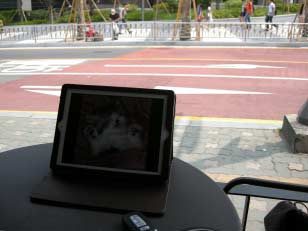
#> input picture images/fig4.png, 308 x 231 px
$ python 'Histogram Stretching.py'
#> lines starting #> are read from the running program, lines starting #| are printed output that depends on the picture
#> further down, image is the input picture: shape (231, 308, 3); mean B, G, R 112.2, 117.2, 125.8
import cv2
import matplotlib.pyplot as plt
import numpy as np


# 阈值计算
def calculate_threshold(hist, w):
    M = np.sum(hist)
    min_diff = float('inf')
    tau = 0
    for t in range(len(hist)):
        current_diff = abs(w - (1/M) * np.sum(hist[:t+1]))
        if current_diff < min_diff:
            min_diff = current_diff
            tau = t
    return tau


# 直方图拉伸
def Stretching_image(image, w=1):
    # 转换为HSV颜色空间
#> called with w = 0.5
    hsv = cv2.cvtColor(image, cv2.COLOR_BGR2HSV)
#> hsv: shape (231, 308, 3); mean H, S, V 51.1, 45.7, 128.5
    H, S, V = cv2.split(hsv)
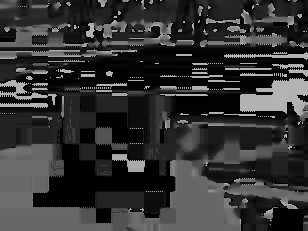
#> H: shape (231, 308); min 0, max 179, mean 51.1
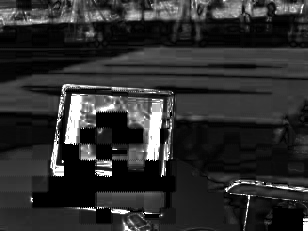
#> S: shape (231, 308); min 0, max 255, mean 45.7

    # 得到灰度图像的直方图
    gray = cv2.cvtColor(image, cv2.COLOR_BGR2GRAY)
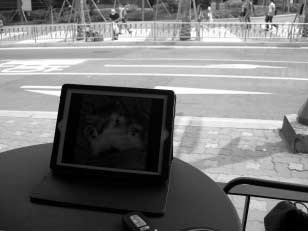
#> gray: shape (231, 308); min 0, max 255, mean 119.2
    hist = cv2.calcHist([gray], [0], None, [256], [0, 256]).flatten()
#> hist = 256 values, max 1074 at index 2, min 68 at index 123, mean 277.9

    # 计算阈值 τ
    tau = calculate_threshold(hist, w)
#> in calculate_threshold, `M = np.sum(hist)`: M = 71148
#> the loop in calculate_threshold, `for t in range(len(hist)):` made 256 passes
#> (current_diff, min_diff) on passes 1 to 12: (0.49, 0.49), (0.479, 0.479), (0.464, 0.464), (0.454, 0.454), (0.439, 0.439), (0.432, 0.432), (0.424, 0.424), (0.415, 0.415), (0.407, 0.407), (0.398, 0.398), (0.391, 0.391), (0.383, 0.383)
#> after the loop in calculate_threshold, `for t in range(len(hist)):`: min_diff = 0.000379; tau = 141
#> tau = 141
    # 分割子集
    H0 = np.zeros_like(hist)
#> H0 = 256 values from 0 to 0
    H0[:tau] = hist[:tau]
    H1 = np.zeros_like(hist)
#> H1 = 256 values from 0 to 0
    H1[tau:] = hist[tau:]

    min_H0, max_H0 = np.min(H0), tau
#> min_H0 = 0; max_H0 = 141
    min_H1, max_H1 = np.min(H1), np.max(H1)
#> min_H1 = 0; max_H1 = 854

    # 拉伸V
    V0 = np.copy(V)
    V1 = np.copy(V)

    V0 = (V0 - min_H0) / (max_H0 - min_H0) * 255
    V1 = (V1 - min_H1) / (max_H1 - min_H1) * 255

    V0 = np.clip(V0,0,255).astype(np.uint8)
    V1 = np.clip(V1,0,255).astype(np.uint8)
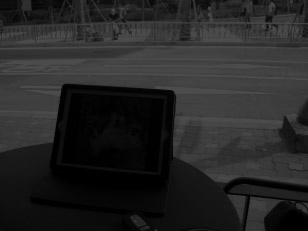
#> V1: shape (231, 308); min 0, max 76, mean 37.9

    # 将拉伸后的 V 通道应用到 HSV 图像中
    hsv_o = cv2.merge([H, S, V0])
#> hsv_o: shape (231, 308, 3); mean H, S, V 51.1, 45.7, 172.2
    hsv_n = cv2.merge([H, S, V1])
#> hsv_n: shape (231, 308, 3); mean H, S, V 51.1, 45.7, 37.9

    # 转换回 RGB 颜色空间
    exposed_image = cv2.cvtColor(hsv_o, cv2.COLOR_HSV2BGR)
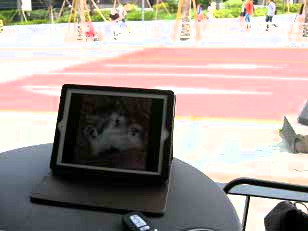
#> exposed_image: shape (231, 308, 3); mean B, G, R 150.3, 157.6, 167.4
    underexposed_image = cv2.cvtColor(hsv_n, cv2.COLOR_HSV2BGR)

    return exposed_image, underexposed_image


# 读取图像
image = cv2.imread('images/fig4.png')
image_o, image_n = Stretching_image(image, w=0.5)

# 显示图像和直方图
cv2.imshow('Original Image', image)
cv2.imshow('Exposed Image', image_o)
cv2.imshow('Underexposed Image', image_n)
cv2.waitKey(0)
cv2.destroyAllWindows()


# 显示直方图
def hist_show(img):
    gray = cv2.cvtColor(img, cv2.COLOR_BGR2GRAY)
    hist = cv2.calcHist([gray], [0], None, [256], [0, 256])
    plt.plot(hist)
    plt.title('Image Histogram')
    plt.xlim([0, 256])
    plt.show()
#> figure, not shown here; curve peaks at x = 2, y = 1074


hist_show(image)
hist_show(image_o)
#> in hist_show (call 2), `gray = cv2.cvtColor(img, cv2.COLOR_BGR2GRAY)`:
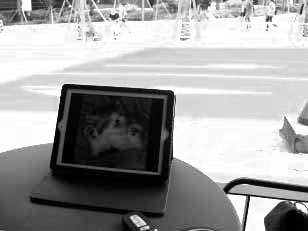
#> gray: shape (231, 308); min 0, max 255, mean 159.7
#> in hist_show (call 2), `hist = cv2.calcHist([gray], [0], None, [256], [0, 256])`: hist = 256 values, max 4002 at index 253, min 28 at index 29, mean 277.9
hist_show(image_n)
#> in hist_show (call 3), `hist = cv2.calcHist([gray], [0], None, [256], [0, 256])`: hist = 256 values, max 3118 at index 1, min 0 at index 77, mean 277.9
#> in hist_show (call 3), `plt.show()`:
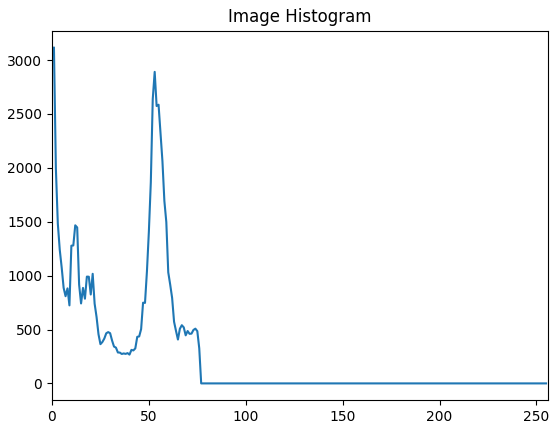
#> figure drawn by matplotlib, 1 panel; curve peaks at x = 1, y = 3118

$ run again, with images/fig2.png copied over images/fig4.png
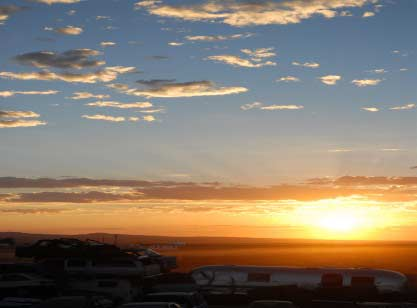
#> input picture images/fig2.png, 417 x 308 px
#> image is the input picture: shape (308, 417, 3); mean B, G, R 108.2, 122.7, 135.1
#> hsv: shape (308, 417, 3); mean H, S, V 51.6, 84.1, 146.3
#> in Stretching_image, `hist = cv2.calcHist([gray], [0], None, [256], [0, 256]).flatten()`: hist = 256 values, max 1786 at index 158, min 58 at index 0, mean 501.7
#> M = 128436
#> the loop in calculate_threshold, `for t in range(len(hist)):` made 256 passes
#> (current_diff, min_diff) on passes 1 to 8: (0.5, 0.5), (0.499, 0.499), (0.495, 0.495), (0.493, 0.493), (0.489, 0.489), (0.483, 0.483), (0.472, 0.472), (0.463, 0.463)
#> after the loop in calculate_threshold, `for t in range(len(hist)):`: min_diff = 0.000646; tau = 135
#> min_H0 = 0; max_H0 = 135
#> hsv_o: shape (308, 417, 3); mean H, S, V 51.6, 84.1, 216.8
#> hsv_n: shape (308, 417, 3); mean H, S, V 51.6, 84.1, 20.3
#> in hist_show (call 2), `gray = cv2.cvtColor(img, cv2.COLOR_BGR2GRAY)`:
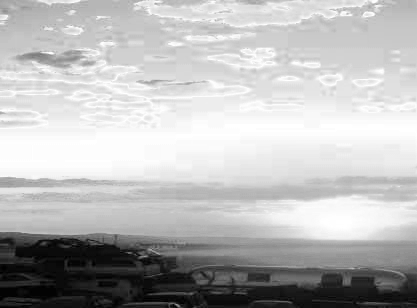
#> gray: shape (308, 417); min 0, max 255, mean 184.5
#> in hist_show (call 2), `hist = cv2.calcHist([gray], [0], None, [256], [0, 256])`: hist = 256 values, max 5705 at index 253, min 21 at index 2, mean 501.7
#> in hist_show (call 3), `hist = cv2.calcHist([gray], [0], None, [256], [0, 256])`: hist = 256 values, max 10005 at index 21, min 0 at index 37, mean 501.7
#> in hist_show (call 3), `plt.show()`:
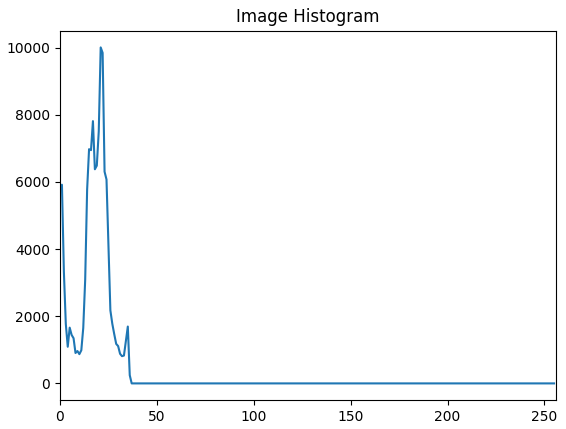
#> figure drawn by matplotlib, 1 panel; curve peaks at x = 21, y = 10005
